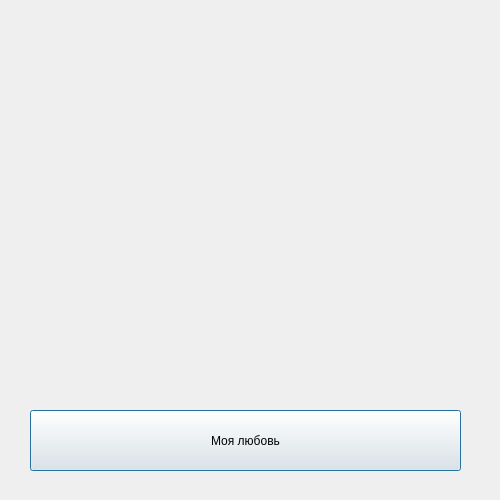
<?xml version="1.0" encoding="UTF-8"?>
<ui version="4.0">
 <class>window</class>
 <widget class="QDialog" name="window">
  <property name="geometry">
   <rect>
    <x>0</x>
    <y>0</y>
    <width>500</width>
    <height>500</height>
   </rect>
  </property>
  <property name="cursor">
   <cursorShape>ArrowCursor</cursorShape>
  </property>
  <property name="windowTitle">
   <string>4Ulya</string>
  </property>
  <property name="windowIcon">
   <iconset>
    <normaloff>../../../../dizel/dev/Python/love/photo_2020-10-31_03-11-50.png</normaloff>../../../../dizel/dev/Python/love/photo_2020-10-31_03-11-50.png</iconset>
  </property>
  <widget class="QPushButton" name="button">
   <property name="geometry">
    <rect>
     <x>30</x>
     <y>410</y>
     <width>431</width>
     <height>61</height>
    </rect>
   </property>
   <property name="toolTip">
    <string>Ульяночка</string>
   </property>
   <property name="statusTip">
    <string/>
   </property>
   <property name="text">
    <string>Моя любовь</string>
   </property>
  </widget>
 </widget>
 <resources/>
 <connections/>
</ui>
